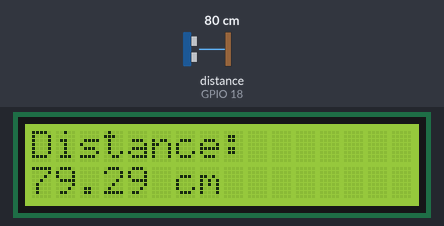
A sketch run on a simulated ESP32. Shown: 16×2 character LCD. Wiring (inferred from the names in the program): ultrasonic range finder: trigger GPIO 5; echo GPIO 18. The inputs (shaded band) are chosen by the test bench; at power-on: distance to the obstacle (sensor on GPIO 18) 80 cm. The echo pulse lasts 58.3 µs per cm; what the sketch prints to the serial monitor is not drawn.

Above: at 2.2 s.
2.3 s: distance to the obstacle (sensor on GPIO 18) set to 2 cm
At 3.1 s:
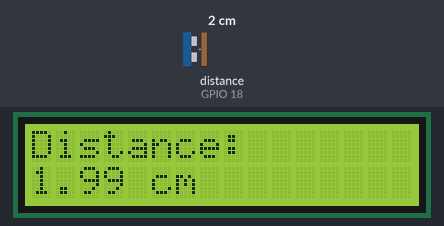
3.8 s: distance to the obstacle (sensor on GPIO 18) set to 4 cm
At 5.0 s:
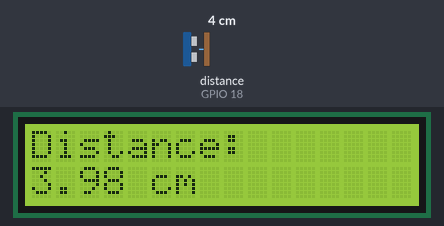
5.3 s: distance to the obstacle (sensor on GPIO 18) set to 9 cm
At 6.1 s:
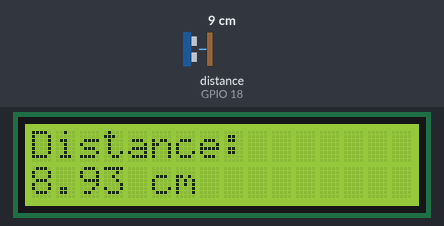
Timing chart, 0 to 8.3 s (numbered marks = the images above; inputs shaded):
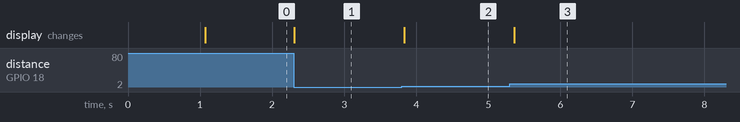

Measured:
- after the input at 2.3 s, the display: changes at once (image 1)
- after the input at 3.8 s, the display: changes at once (image 2)
- after the input at 5.3 s, the display: changes after 0.06 s (image 3)

The sketch:

ultrasonic_LCD.ino
```cpp
#include <LiquidCrystal.h>

#define TRIG 5
#define ECHO 18

// RS, EN, D4, D5, D6, D7
LiquidCrystal lcd(14, 15, 19, 23, 25, 26);

void setup() {
  Serial.begin(115200);

  pinMode(TRIG, OUTPUT);
  pinMode(ECHO, INPUT);

  lcd.begin(16, 2);
  lcd.print("Ultrasonic");
  delay(1000);
}

void loop() {
  long duration;
  float distance;

  digitalWrite(TRIG, LOW);
  delayMicroseconds(2);
  digitalWrite(TRIG, HIGH);
  delayMicroseconds(10);
  digitalWrite(TRIG, LOW);

  duration = pulseIn(ECHO, HIGH);
  distance = duration * 0.034 / 2;  // cm

  Serial.print("Distance: ");
  Serial.println(distance);

  lcd.clear();
  lcd.setCursor(0, 0);
  lcd.print("Distance:");
  lcd.setCursor(0, 1);
  lcd.print(distance);
  lcd.print(" cm");

  delay(300);
}
```
